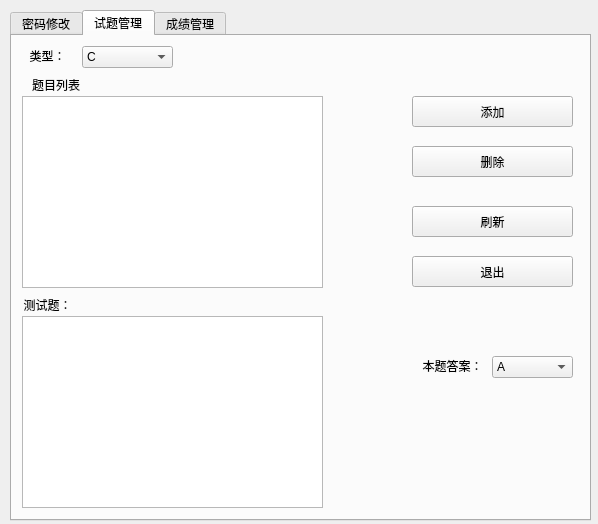
<?xml version="1.0" encoding="UTF-8"?>
<ui version="4.0">
 <class>teacherform</class>
 <widget class="QWidget" name="teacherform">
  <property name="geometry">
   <rect>
    <x>0</x>
    <y>0</y>
    <width>598</width>
    <height>524</height>
   </rect>
  </property>
  <property name="windowTitle">
   <string>Form</string>
  </property>
  <widget class="QTabWidget" name="tabWidget">
   <property name="geometry">
    <rect>
     <x>10</x>
     <y>10</y>
     <width>581</width>
     <height>511</height>
    </rect>
   </property>
   <property name="styleSheet">
    <string notr="true">background-image: url(:/new/prefix1/picture/QQ截图20170708141021.png);</string>
   </property>
   <property name="currentIndex">
    <number>1</number>
   </property>
   <widget class="QWidget" name="tab_2">
    <attribute name="title">
     <string>密码修改</string>
    </attribute>
    <widget class="QLabel" name="label">
     <property name="geometry">
      <rect>
       <x>160</x>
       <y>40</y>
       <width>71</width>
       <height>21</height>
      </rect>
     </property>
     <property name="text">
      <string>&lt;html&gt;&lt;head/&gt;&lt;body&gt;&lt;p align=&quot;center&quot;&gt;旧密码：&lt;/p&gt;&lt;/body&gt;&lt;/html&gt;</string>
     </property>
    </widget>
    <widget class="QLabel" name="label_2">
     <property name="geometry">
      <rect>
       <x>160</x>
       <y>110</y>
       <width>71</width>
       <height>21</height>
      </rect>
     </property>
     <property name="text">
      <string>&lt;html&gt;&lt;head/&gt;&lt;body&gt;&lt;p align=&quot;center&quot;&gt;新密码：&lt;/p&gt;&lt;/body&gt;&lt;/html&gt;</string>
     </property>
    </widget>
    <widget class="QLabel" name="label_3">
     <property name="geometry">
      <rect>
       <x>160</x>
       <y>180</y>
       <width>71</width>
       <height>21</height>
      </rect>
     </property>
     <property name="text">
      <string>&lt;html&gt;&lt;head/&gt;&lt;body&gt;&lt;p align=&quot;center&quot;&gt;确认密码：&lt;/p&gt;&lt;/body&gt;&lt;/html&gt;</string>
     </property>
    </widget>
    <widget class="QLineEdit" name="oldEdit">
     <property name="geometry">
      <rect>
       <x>290</x>
       <y>40</y>
       <width>141</width>
       <height>20</height>
      </rect>
     </property>
    </widget>
    <widget class="QLineEdit" name="newEdit">
     <property name="geometry">
      <rect>
       <x>290</x>
       <y>110</y>
       <width>141</width>
       <height>20</height>
      </rect>
     </property>
    </widget>
    <widget class="QLineEdit" name="confireEdit">
     <property name="geometry">
      <rect>
       <x>290</x>
       <y>180</y>
       <width>141</width>
       <height>20</height>
      </rect>
     </property>
    </widget>
    <widget class="QPushButton" name="saveButton">
     <property name="geometry">
      <rect>
       <x>120</x>
       <y>270</y>
       <width>81</width>
       <height>31</height>
      </rect>
     </property>
     <property name="text">
      <string>保存</string>
     </property>
    </widget>
    <widget class="QPushButton" name="cancleButton">
     <property name="geometry">
      <rect>
       <x>400</x>
       <y>270</y>
       <width>81</width>
       <height>31</height>
      </rect>
     </property>
     <property name="text">
      <string>取消</string>
     </property>
    </widget>
   </widget>
   <widget class="QWidget" name="tab">
    <attribute name="title">
     <string>试题管理</string>
    </attribute>
    <widget class="QLabel" name="label_4">
     <property name="geometry">
      <rect>
       <x>10</x>
       <y>10</y>
       <width>51</width>
       <height>21</height>
      </rect>
     </property>
     <property name="text">
      <string>&lt;html&gt;&lt;head/&gt;&lt;body&gt;&lt;p align=&quot;center&quot;&gt;类型：&lt;/p&gt;&lt;/body&gt;&lt;/html&gt;</string>
     </property>
    </widget>
    <widget class="QComboBox" name="typecomboBox">
     <property name="geometry">
      <rect>
       <x>70</x>
       <y>10</y>
       <width>91</width>
       <height>22</height>
      </rect>
     </property>
     <item>
      <property name="text">
       <string>C</string>
      </property>
     </item>
     <item>
      <property name="text">
       <string>C++</string>
      </property>
     </item>
     <item>
      <property name="text">
       <string>Java</string>
      </property>
     </item>
     <item>
      <property name="text">
       <string>C#</string>
      </property>
     </item>
    </widget>
    <widget class="QLabel" name="label_5">
     <property name="geometry">
      <rect>
       <x>20</x>
       <y>40</y>
       <width>51</width>
       <height>16</height>
      </rect>
     </property>
     <property name="text">
      <string>&lt;html&gt;&lt;head/&gt;&lt;body&gt;&lt;p align=&quot;center&quot;&gt;题目列表：&lt;/p&gt;&lt;/body&gt;&lt;/html&gt;</string>
     </property>
    </widget>
    <widget class="QListView" name="listView">
     <property name="geometry">
      <rect>
       <x>10</x>
       <y>60</y>
       <width>301</width>
       <height>192</height>
      </rect>
     </property>
    </widget>
    <widget class="QLabel" name="label_6">
     <property name="geometry">
      <rect>
       <x>10</x>
       <y>260</y>
       <width>51</width>
       <height>16</height>
      </rect>
     </property>
     <property name="text">
      <string>&lt;html&gt;&lt;head/&gt;&lt;body&gt;&lt;p align=&quot;center&quot;&gt;测试题：&lt;/p&gt;&lt;/body&gt;&lt;/html&gt;</string>
     </property>
    </widget>
    <widget class="QListView" name="listView_2">
     <property name="geometry">
      <rect>
       <x>10</x>
       <y>280</y>
       <width>301</width>
       <height>192</height>
      </rect>
     </property>
    </widget>
    <widget class="QPushButton" name="addButton">
     <property name="geometry">
      <rect>
       <x>400</x>
       <y>60</y>
       <width>161</width>
       <height>31</height>
      </rect>
     </property>
     <property name="text">
      <string>添加</string>
     </property>
    </widget>
    <widget class="QPushButton" name="deleteButton">
     <property name="geometry">
      <rect>
       <x>400</x>
       <y>110</y>
       <width>161</width>
       <height>31</height>
      </rect>
     </property>
     <property name="text">
      <string>删除</string>
     </property>
    </widget>
    <widget class="QPushButton" name="refreshButton">
     <property name="geometry">
      <rect>
       <x>400</x>
       <y>170</y>
       <width>161</width>
       <height>31</height>
      </rect>
     </property>
     <property name="text">
      <string>刷新</string>
     </property>
    </widget>
    <widget class="QPushButton" name="exitButton">
     <property name="geometry">
      <rect>
       <x>400</x>
       <y>220</y>
       <width>161</width>
       <height>31</height>
      </rect>
     </property>
     <property name="text">
      <string>退出</string>
     </property>
    </widget>
    <widget class="QLabel" name="label_7">
     <property name="geometry">
      <rect>
       <x>410</x>
       <y>320</y>
       <width>61</width>
       <height>21</height>
      </rect>
     </property>
     <property name="text">
      <string>&lt;html&gt;&lt;head/&gt;&lt;body&gt;&lt;p align=&quot;center&quot;&gt;本题答案：&lt;/p&gt;&lt;/body&gt;&lt;/html&gt;</string>
     </property>
    </widget>
    <widget class="QComboBox" name="answercomboBox">
     <property name="geometry">
      <rect>
       <x>480</x>
       <y>320</y>
       <width>81</width>
       <height>22</height>
      </rect>
     </property>
     <item>
      <property name="text">
       <string>A</string>
      </property>
     </item>
     <item>
      <property name="text">
       <string>B</string>
      </property>
     </item>
     <item>
      <property name="text">
       <string>C</string>
      </property>
     </item>
     <item>
      <property name="text">
       <string>D</string>
      </property>
     </item>
    </widget>
   </widget>
   <widget class="QWidget" name="tab_3">
    <attribute name="title">
     <string>成绩管理</string>
    </attribute>
    <widget class="QTableView" name="tableView">
     <property name="geometry">
      <rect>
       <x>10</x>
       <y>10</y>
       <width>551</width>
       <height>351</height>
      </rect>
     </property>
    </widget>
    <widget class="QWidget" name="">
     <property name="geometry">
      <rect>
       <x>40</x>
       <y>410</y>
       <width>491</width>
       <height>25</height>
      </rect>
     </property>
     <layout class="QHBoxLayout" name="horizontalLayout">
      <item>
       <widget class="QLabel" name="label_8">
        <property name="text">
         <string>&lt;html&gt;&lt;head/&gt;&lt;body&gt;&lt;p align=&quot;center&quot;&gt;学生学号：&lt;/p&gt;&lt;/body&gt;&lt;/html&gt;</string>
        </property>
       </widget>
      </item>
      <item>
       <widget class="QLineEdit" name="numberEdit"/>
      </item>
      <item>
       <spacer name="horizontalSpacer">
        <property name="orientation">
         <enum>Qt::Horizontal</enum>
        </property>
       </spacer>
      </item>
      <item>
       <widget class="QPushButton" name="searchButton">
        <property name="text">
         <string>查询</string>
        </property>
       </widget>
      </item>
     </layout>
    </widget>
   </widget>
  </widget>
 </widget>
 <resources/>
 <connections/>
</ui>
